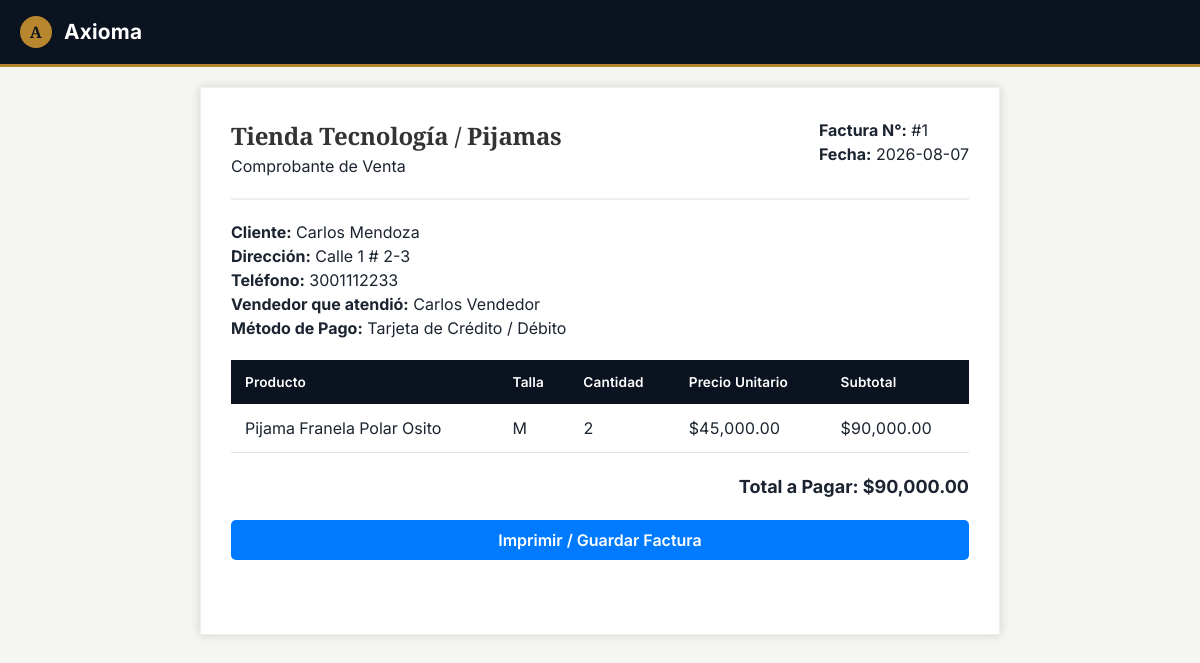
/frontend/src/pages/ver_factura.php, run on the app's committed database.
### tables this page shows
CREATE TABLE `facturas` (
  `ID_FACTURA` int(11) NOT NULL,
  `FECHA` date NOT NULL,
  `ID_CLIENTE` int(11) NOT NULL
);

CREATE TABLE `clientes` (
  `ID_CLIENTE` int(11) NOT NULL,
  `NOMBRE` varchar(100) NOT NULL,
  `APELLIDOS` varchar(100) NOT NULL,
  `DIRECCION` varchar(255) DEFAULT NULL,
  `TELEFONO` varchar(20) DEFAULT NULL,
  `email` varchar(255) DEFAULT NULL,
  `password` varchar(255) DEFAULT NULL
);

CREATE TABLE `vendedor` (
  `ID_VENDEDOR` int(11) NOT NULL,
  `NOMBRE` varchar(100) NOT NULL,
  `DIRECCION` varchar(255) DEFAULT NULL,
  `CORREO` varchar(100) DEFAULT NULL
);

CREATE TABLE `metodos_pago` (
  `ID_PAGO` int(11) NOT NULL,
  `nombre_metodo` varchar(50) NOT NULL,
  `estado` tinyint(4) DEFAULT 1
);

CREATE TABLE `productos` (
  `ID_PRODUCTO` int(11) NOT NULL,
  `nombre` varchar(255) NOT NULL,
  `DESCRIPCION` varchar(250) NOT NULL,
  `PRECIO` decimal(10,2) NOT NULL,
  `STOCK` int(11) DEFAULT 0,
  `talla` varchar(50) NOT NULL
);

CREATE TABLE `ventas` (
  `ID_VENTAS` int(11) NOT NULL,
  `ID_PRODUCTO` int(11) NOT NULL,
  `cantidad` int(11) NOT NULL DEFAULT 1,
  `total` decimal(10,2) NOT NULL DEFAULT 0.00,
  `FECHA_VENTA` timestamp NOT NULL DEFAULT current_timestamp(),
  `ID_VENDEDOR` int(11) NOT NULL,
  `ID_CLIENTE` int(11) DEFAULT 1,
  `ID_PAGO` int(11) DEFAULT 1
);

### frontend/src/pages/ver_factura.php (the view, shortened to what this page needs)
<?php
$conexion = new mysqli(
    axioma_env('DB_HOST', 'localhost'),
    axioma_env('DB_USER', 'root'),
    axioma_env('DB_PASSWORD'),
    axioma_env('DB_NAME', 'axioma_bd')
);
$id_factura = isset($_GET['id']) ? intval($_GET['id']) : 1;
$sql = "SELECT
            f.ID_FACTURA,
            f.FECHA AS FECHA_FACTURA,
            CONCAT(c.NOMBRE, ' ', c.APELLIDOS) AS CLIENTE,
            c.DIRECCION AS DIRECCION_CLIENTE,
            c.TELEFONO,
            c.email AS EMAIL_CLIENTE,
            p.nombre AS PRODUCTO,
            p.talla,
            v.cantidad,
            p.PRECIO AS PRECIO_UNITARIO,
            v.total AS SUBTOTAL,
            mp.nombre_metodo AS METODO_PAGO,
            ved.NOMBRE AS VENDEDOR
        FROM facturas f
        INNER JOIN clientes c ON f.ID_CLIENTE = c.ID_CLIENTE
        INNER JOIN ventas v ON f.ID_CLIENTE = v.ID_CLIENTE
        INNER JOIN productos p ON v.ID_PRODUCTO = p.ID_PRODUCTO
        INNER JOIN metodos_pago mp ON v.ID_PAGO = mp.ID_PAGO
        INNER JOIN vendedor ved ON v.ID_VENDEDOR = ved.ID_VENDEDOR";
    $sql .= " WHERE f.ID_FACTURA = ?";
    $stmt = $conexion->prepare($sql);
    $stmt->bind_param('i', $id_factura);
    $stmt->execute();
    $resultado = $stmt->get_result();
    $factura = $resultado->fetch_assoc();
?>
<!DOCTYPE html>
<html lang="es">
<head>
    <link rel="stylesheet" href="../public/css/styles.css">
</head>
<body>
<?php require_once __DIR__ . '/../../../backend/src/controllers/header.php'; ?>
<div class="invoice-box">
    <?php if ($factura): ?>
        <div class="invoice-header">
            <div>
                <h2>Tienda Tecnología / Pijamas</h2>
                <p>Comprobante de Venta</p>
            </div>
            <div>
                <p><strong>Factura N°:</strong> #<?php echo $factura['ID_FACTURA']; ?></p>
                <p><strong>Fecha:</strong> <?php echo $factura['FECHA_FACTURA']; ?></p>
            </div>
        </div>
        <div class="details">
            <p><strong>Cliente:</strong> <?php echo $factura['CLIENTE']; ?></p>
            <p><strong>Dirección:</strong> <?php echo $factura['DIRECCION_CLIENTE']; ?></p>
            <p><strong>Teléfono:</strong> <?php echo $factura['TELEFONO']; ?></p>
            <p><strong>Vendedor que atendió:</strong> <?php echo $factura['VENDEDOR']; ?></p>
            <p><strong>Método de Pago:</strong> <?php echo $factura['METODO_PAGO']; ?></p>
        </div>
        <table>
            <thead>
                <tr>
                    <th>Producto</th>
                    <th>Talla</th>
                    <th>Cantidad</th>
                    <th>Precio Unitario</th>
                    <th>Subtotal</th>
                </tr>
            </thead>
            <tbody>
                <tr>
                    <td><?php echo $factura['PRODUCTO']; ?></td>
                    <td><?php echo $factura['talla']; ?></td>
                    <td><?php echo $factura['cantidad']; ?></td>
                    <td>$<?php echo number_format($factura['PRECIO_UNITARIO'], 2); ?></td>
                    <td>$<?php echo number_format($factura['SUBTOTAL'], 2); ?></td>
                </tr>
            </tbody>
        </table>
        <div class="total-section">
            Total a Pagar: $<?php echo number_format($factura['SUBTOTAL'], 2); ?>
        </div>
        <button class="print-btn" onclick="window.print()">Imprimir / Guardar Factura</button>
        <a href="generar_factura.php?id=<?php echo (int) $factura['ID_FACTURA']; ?>" target="_blank" class="btn">
        </a>
    <?php else: ?>
        <p class="invoice-error">No se encontró la factura solicitada.</p>
    <?php endif; ?>
</div>
</body>
</html>

### backend/src/controllers/header.php (shortened to what this page needs)
<?php
$rolActual = $_SESSION['usuario_rol'] ?? 'Invitado';
$rutaInicio = $rolActual === 'Cliente' ? 'cliente_dashboard' : 'dashboard';
$projectRoot = str_replace('\\', '/', dirname(dirname(dirname(__DIR__))));
$documentRoot = str_replace('\\', '/', $_SERVER['DOCUMENT_ROOT'] ?? '');
$baseUrl = '';
if ($documentRoot !== '' && strpos($projectRoot, $documentRoot) === 0) {
    $baseUrl = '/' . ltrim(substr($projectRoot, strlen($documentRoot)), '/');
} else {
    $baseUrl = '/' . ltrim(basename($projectRoot), '/');
}
?>
<header class="main-header">
    <div class="header-container">
        <a href="<?php echo htmlspecialchars($baseUrl . '/index.php?url=' . $rutaInicio, ENT_QUOTES, 'UTF-8'); ?>" class="header-brand" aria-label="Ir al dashboard principal">
            <span class="header-brand__mark">A</span>
            <span>Axioma</span>
        </a>
    </div>
</header>

### frontend/src/public/css/styles.css (style rules this page uses)
:root { --ink: #0b1220; --ink-soft: #16213a; --paper: #f5f6f2; --paper-raised: #ffffff; --border: #dfe2e6; --text-color: #1b2430; --text-muted: #5b6472; --secondary-color: #b8862f; --secondary-deep: #8c6421; --secondary-tint: rgba(184, 134, 47, 0.12); --primary-color: var(--ink); --bg-color: var(--paper); --white: #ffffff; --danger-color: #b03a2e; --success-color: #1f7a53; --font-display: 'Source Serif 4', 'Georgia', serif; --font-body: 'Inter', 'Segoe UI', Tahoma, Geneva, Verdana, sans-serif; --font-mono: 'JetBrains Mono', 'Consolas', monospace; --radius-sm: 6px; --radius-md: 10px; --radius-lg: 14px; }
* { margin: 0; padding: 0; box-sizing: border-box; font-family: var(--font-body); }
h1, h2, h3, h4 { font-family: var(--font-display); color: var(--ink); font-weight: 700; letter-spacing: -0.01em; }
body { background: var(--paper); color: var(--text-color); padding-bottom: 50px; position: relative; overflow-x: hidden; line-height: 1.5; }
body > * { position: relative; z-index: 1; }
.main-header { background: var(--ink); padding: 1rem 1.25rem; border-bottom: 3px solid var(--secondary-color); position: sticky; top: 0; z-index: 20; }
.header-container { max-width: 1200px; margin: 0 auto; display: flex; justify-content: space-between; align-items: center; gap: 1rem; }
.header-brand { display: inline-flex; align-items: center; gap: 0.75rem; color: #fff; text-decoration: none; font-family: var(--font-display); font-size: 1.3rem; font-weight: 700; letter-spacing: 0.01em; }
.header-brand__mark { display: inline-flex; align-items: center; justify-content: center; width: 2rem; height: 2rem; border-radius: 50%; background: var(--secondary-color); color: var(--ink); border: none; font-family: var(--font-display); font-weight: 700; font-size: 1rem; }
table { width: 100%; border-collapse: collapse; margin-top: 20px; font-variant-numeric: tabular-nums; }
th { background-color: var(--ink); color: var(--white); padding: 12px 14px; text-align: left; font-family: var(--font-body); font-weight: 600; font-size: 0.85rem; letter-spacing: 0.01em; }
td { padding: 12px 14px; border-bottom: 1px solid var(--border); }
.btn { padding: 10px 16px; border-radius: var(--radius-sm); text-decoration: none; display: inline-block; color: white; font-weight: 600; box-shadow: none; transition: transform 0.15s ease, box-shadow 0.15s ease, background 0.15s ease; }
button { width: 100%; padding: 0.9rem; background: var(--ink); color: white; border: none; border-radius: var(--radius-sm); cursor: pointer; font-size: 1rem; font-weight: 600; transition: background 0.15s ease, transform 0.15s ease; }
.invoice-box { max-width: 800px; margin: 20px auto; padding: 30px; border: 1px solid #eee; background: #fff; box-shadow: 0 0 10px rgba(0, 0, 0, .15); }
.invoice-header { display: flex; justify-content: space-between; margin-bottom: 20px; padding-bottom: 20px; border-bottom: 2px solid #eee; }
.invoice-header h2 { margin: 0; color: #333; }
.details { margin-bottom: 20px; }
.total-section { margin-top: 20px; text-align: right; font-size: 18px; font-weight: 700; }
.print-btn { width: 100%; margin-top: 20px; padding: 10px; border: 0; border-radius: 5px; background: #007bff; color: #fff; cursor: pointer; }

### data on the page
facturas: ID_FACTURA "1", FECHA "2026-08-07", ID_CLIENTE.DIRECCION "Calle 1 # 2-3", ID_CLIENTE.TELEFONO "3001112233", vendedor.NOMBRE "Carlos Vendedor", metodos_pago.nombre_metodo "Tarjeta de Crédito / Débito", productos.nombre "Pijama Franela Polar Osito", productos.talla "M", ventas.cantidad "2", productos.PRECIO "45,000.00", ventas.total "90,000.00"

### other printed values
$factura['CLIENTE'] "Carlos Mendoza"
